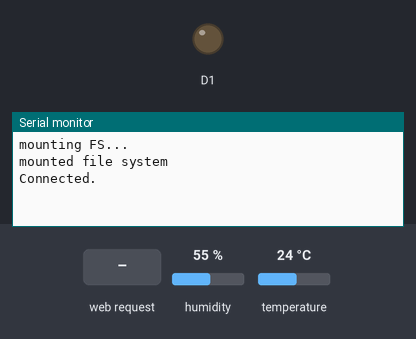
A sketch run on a simulated ESP8266 (NodeMCU). Shown: output pins drawn as LEDs (lit = HIGH), the last lines printed to the serial monitor. Inputs (shaded band) come from the test bench; at power-on: humidity 55 %, temperature 24 °C. WiFi joins after 1.5 s; servers stay silent unless stated; storage starts empty.

Above: at 2.7 s.
2.8 s: HTTP request GET /config.json received
At 3.7 s:
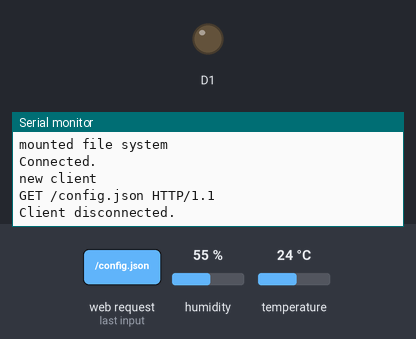
4.3 s: HTTP request GET /data received
At 5.2 s:
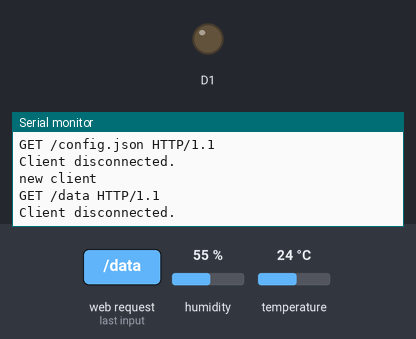

Measured:
- after the input at 2.8 s, the serial monitor: prints a new line at once (image 1)
- after the input at 4.3 s, the serial monitor: prints a new line at once (image 2)

The sketch:

IoT_home_weather_monitoring_system.ino
```cpp
/******
 Author :  Arunav Mallik Avi,
 Department of Computer Science & Engineering, National University, Bagladesh.

 Description : Monitor and generates the Home weather activity and convert them into JSON data and send this JSON Data to the NodeMCU(ESP-8266) IoT Module.Mercury Droid
 Android mobile application is used to read this JSON Data from the NodeMCU(ESP-8266) Server. This code also helpful for NodeMcu to connect
 any wifi network without Hard coded Wifi Router or WifiHotspot "SSID name" and "Password", it fully suport the AutoConnectAp Services. it is easy to configure from any Wifi Capable devices

 Fetures :
 (1) Don't need to give Hard Coded Wifi Router SSID and Password. it Configure it self from "192.168.4.1" webserver basis of user given wifi router SSID name & Password. so it is fully Support
 Runtime Configuration

 (2) Monitor home weather activity. such as Celsius, Kelvin, Heat-Index, Humidity

 (3) Convert DHT11 Temperature sensor data in JSON format

 (4) Reduced Speed for DHT11 Sensor Data Calculation


*******/

#include <FS.h> //this needs to be first, or it all crashes and burns...
#include <ESP8266WiFi.h>
#include <DNSServer.h>
#include <ESP8266WebServer.h>
#include <WiFiManager.h>          // https://github.com/tzapu/WiFiManager
#include <ArduinoJson.h>          // https://github.com/bblanchon/ArduinoJson
#include "DHT.h"

#define DHTPIN D5
#define DHTTYPE DHT11

IPAddress ip(192, 168, 0, 107); //set static ip
IPAddress gateway(192, 168, 0, 1); //set getteway
IPAddress subnet(255, 255, 255, 0);//set subnet

//For Measuring Heat Index
#define c1 (-42.379)
#define c2 (2.04901523)
#define c3 (10.14333127)
#define c4 (-0.22475541)
#define c5 (-0.00683783)
#define c6 (-0.05481717)
#define c7 (0.00122874)
#define c8 (0.00085282)
#define c9 (-0.00000199)


DHT dht(DHTPIN, DHTTYPE);

// Set web server port number to 80
WiFiServer server(80);

// Variable to store the HTTP request
String header;

// Auxiliar variables to store the current output state
String outputState = "off";

// Assign output variables to GPIO pins
char output[2] = "5";

//flag for saving data
bool shouldSaveConfig = false;

//callback notifying us of the need to save config
void saveConfigCallback () {
  Serial.println("Should save config");
  shouldSaveConfig = true;
}

void setup() {
  Serial.begin(115200);
  dht.begin();
  //clean FS, for testing
  //SPIFFS.format();

  //read configuration from FS json
  Serial.println("mounting FS...");

  if (SPIFFS.begin()) {
    Serial.println("mounted file system");
    if (SPIFFS.exists("/config.json")) {
      //file exists, reading and loading
      Serial.println("reading config file");
      File configFile = SPIFFS.open("/config.json", "r");
      if (configFile) {
        Serial.println("opened config file");
        size_t size = configFile.size();
        // Allocate a buffer to store contents of the file.
        std::unique_ptr<char[]> buf(new char[size]);

        configFile.readBytes(buf.get(), size);
        DynamicJsonBuffer jsonBuffer;
        JsonObject& json = jsonBuffer.parseObject(buf.get());
        json.printTo(Serial);
        if (json.success()) {
          Serial.println("\nparsed json");
          strcpy(output, json["output"]);
        } else {
          Serial.println("failed to load json config");
        }
      }
    }
  } else {
    Serial.println("failed to mount FS");
  }
  //end read

  WiFiManagerParameter custom_output("output", "output", output, 2);

  // WiFiManager
  // Local intialization. Once its business is done, there is no need to keep it around
  WiFiManager wifiManager;

  //set config save notify callback
  wifiManager.setSaveConfigCallback(saveConfigCallback);

  //Static ip Config
  wifiManager.setSTAStaticIPConfig(IPAddress(192,168,0,107), IPAddress(192,168,0,1), IPAddress(255,255,255,0));

  // set custom ip for portal
  //  wifiManager.setAPConfig(ip, gateway, subnet);


  //add all your parameters here
  wifiManager.addParameter(&custom_output);

  // Uncomment and run it once, if you want to erase all the stored information
  //wifiManager.resetSettings();

  //set minimu quality of signal so it ignores AP's under that quality
  //defaults to 8%
  //wifiManager.setMinimumSignalQuality();

  //sets timeout until configuration portal gets turned off
  //useful to make it all retry or go to sleep
  //in seconds
  //wifiManager.setTimeout(120);

  // fetches ssid and pass from eeprom and tries to connect
  // if it does not connect it starts an access point with the specified name
  // here  "AutoConnectAP"
  // and goes into a blocking loop awaiting configuration
  wifiManager.autoConnect("AutoConnectAP");
  // or use this for auto generated name ESP + ChipID
  //wifiManager.autoConnect();

  // if you get here you have connected to the WiFi
  Serial.println("Connected.");

  strcpy(output, custom_output.getValue());

  //save the custom parameters to FS
  if (shouldSaveConfig) {
    Serial.println("saving config");
    DynamicJsonBuffer jsonBuffer;
    JsonObject& json = jsonBuffer.createObject();
    json["output"] = output;

    File configFile = SPIFFS.open("/config.json", "w");
    if (!configFile) {
      Serial.println("failed to open config file for writing");
    }

    json.printTo(Serial);
    json.printTo(configFile);
    configFile.close();
    //end save
  }

  // Initialize the output variables as outputs
  pinMode(atoi(output), OUTPUT);
  // Set outputs to LOW
  digitalWrite(atoi(output), LOW);;

  server.begin();
}

void loop(){

  // Check if a client has connected
  WiFiClient client = server.available();
  if (!client) {
    return;
  }

  // Wait until the client sends some data
  Serial.println("new client");
  while(!client.available()){
    delay(1);
  }


// here
// h = Humidity
// t = celsius
// k = kelvin
// f = fahrenheit

  // Read the first line of the request
  float h = dht.readHumidity();
  // Read temperature as Celsius (the default)
  float t = dht.readTemperature();
  // Conversion of Celsius to Kelvin
  float k = t + 273 ;
  // Conversion of Celsius to fahrenheit
  float f = (t*9)/5 + 32;
  //Heat Index
  float heatIndex, heatIndexCelsius;
  heatIndex = c1+c2*(f)+c3*(h)+c4*(f)*(h)+c5*(pow(f,2))+c6*(pow(h,2))+c7*(pow(f, 2))*(h)+c8*(f)*(pow(h, 2))+c9*(pow(f, 2))*(pow(h, 2));
  heatIndexCelsius = ((((heatIndex)-32)*5)/9);

  String req = client.readStringUntil('\r');
  Serial.println(req);
  client.flush();

  if (req.indexOf("/data") != -1){
    client.flush();
    client.println("HTTP/1.1 200 OK");           // This tells the browser that the request to provide data was accepted
    client.println("Access-Control-Allow-Origin: *");  //Tells the browser it has accepted its request for data from a different domain (origin).
    client.println("Content-Type: application/json;charset=utf-8");  //Lets the browser know that the data will be in a JSON format
    client.println("Server: Arduino");           // The data is coming from an Arduino Web Server (this line can be omitted)
    client.println("Connection: close");         // Will close the connection at the end of data transmission.
    client.println();                            // You need to include this blank line - it tells the browser that it has reached the end of the Server reponse header.
                               // This is tha starting bracket of the JSON data
    client.print("{\"temperature\": \"");
    client.print(t,0);
    client.print("\", \"kelvin\": \"");
    client.print(k,0);
    client.print("\", \"fahrenheit\": \"");
    client.print(f,0);
    client.print("\", \"heatindex\": \"");
    client.print(heatIndexCelsius,0);
    client.print("\", \"Humidity\": \"");
    client.print(h,0);
    client.print("\"}");

  }
  else {
    client.flush();
    client.println("HTTP/1.1 200 OK");           // This tells the browser that the request to provide data was accepted
    client.println("Access-Control-Allow-Origin: *");  //Tells the browser it has accepted its request for data from a different domain (origin).
    client.println("Content-Type: application/json;charset=utf-8");  //Lets the browser know that the data will be in a JSON format
    client.println("Server: Arduino");           // The data is coming from an Arduino Web Server (this line can be omitted)
    client.println("Connection: close");         // Will close the connection at the end of data transmission.
    client.println();                            // You need to include this blank line - it tells the browser that it has reached the end of the Server reponse header.
                          // This is tha starting bracket of the JSON data
    client.print("{\"Response\": ");
    client.print("Invalid");
    client.print("}");
                       // This is the final bracket of the JSON data
  }

    delay(1);
    Serial.println("Client disconnected.");
    Serial.println("");
  }
```
